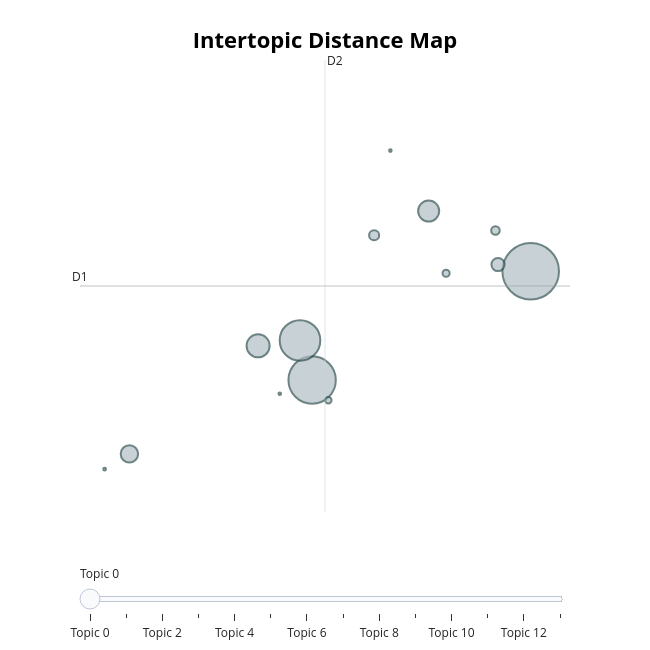
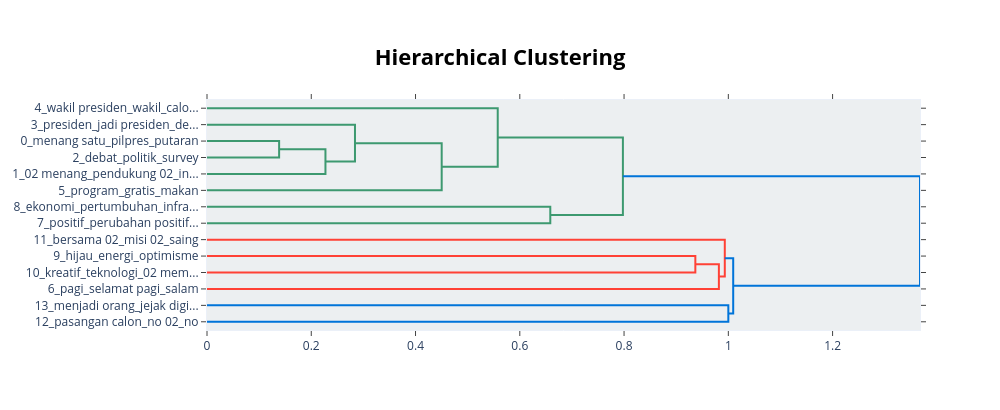
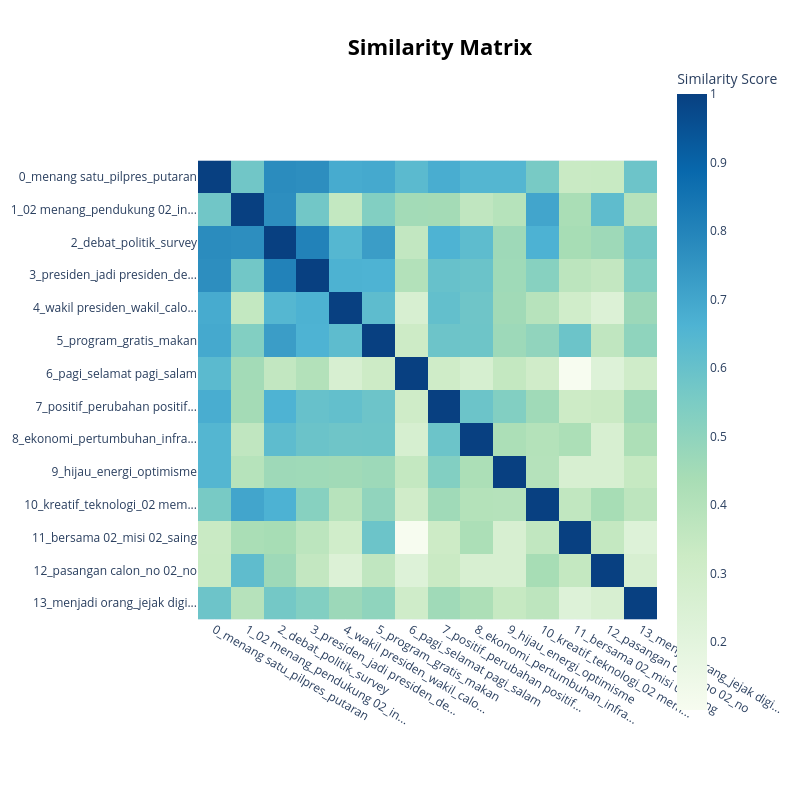

Write notebook code for charts like these, in order.
### Code cell
df_positive = df_02[df_02['predicted_label'] == 'POSITIVE']
run_topic_modeling(df_positive, group_name='POSITIVE')

### Figure 1 — Plotly figure (JSON) as saved in the notebook; plotly's stock layout.template omitted (floating-point values rounded to 4 significant figures)
{"data": [{"customdata": [[0, "menang satu | pilpres | putaran | menang satu putaran | satu putaran", 5888], [1, "02 menang | pendukung 02 | in 02 | all in 02 | dukung 02", 4128], [2, "debat | politik | survey | video | ga", 3031], [3, "presiden | jadi presiden | demokrasi | ahy | menjadi presiden", 978], [4, "wakil presiden | wakil | calon presiden | calon wakil presiden | calon wakil", 815], [5, "program | gratis | makan | makan siang | siang", 555], [6, "pagi | selamat pagi | salam | dong | selamat", 319], [7, "positif | perubahan positif | membawa perubahan | negatif | positif bagi", 188], [8, "ekonomi | pertumbuhan | infrastruktur | menciptakan | pembangunan", 134], [9, "hijau | energi | optimisme | soal | optimis", 93], [10, "kreatif | teknologi | 02 memang | kampanye paslon 02 | emang the", 76], [11, "bersama 02 | misi 02 | saing | inklusif | setiap", 13], [12, "pasangan calon | no 02 | no | kontribusi | lingkungan", 12], [13, "menjadi orang | jejak digital | pendirian | aku ga | digital", 12]], "hovertemplate": "<b>Topic %{customdata[0]}</b><br>%{customdata[1]}<br>Size: %{customdata[2]}", "legendgroup": "", "marker": {"color": "#B0BEC5", "line": {"color": "DarkSlateGrey", "width": 2}, "size": [5888, 4128, 3031, 978, 815, 555, 319, 188, 134, 93, 76, 13, 12, 12], "sizemode": "area", "sizeref": 3.68, "symbol": "circle"}, "mode": "markers", "name": "", "orientation": "v", "showlegend": false, "type": "scatter", "x": [2.998, 0.4971, 0.3582, -0.1211, 1.83, -1.593, 2.623, 1.206, 2.594, 2.03, 0.6823, -1.877, 0.1267, 1.392], "xaxis": "x", "y": [9.738, 7.548, 8.345, 8.237, 10.95, 6.058, 9.874, 10.46, 10.56, 9.699, 7.14, 5.75, 7.272, 12.17], "yaxis": "y"}], "layout": {"annotations": [{"showarrow": false, "text": "D1", "x": -2.159, "y": 9.441, "yshift": 10}, {"showarrow": false, "text": "D2", "x": 0.6443, "xshift": 10, "y": 14.0}], "height": 650, "hoverlabel": {"bgcolor": "white", "font": {"family": "Rockwell", "size": 16}}, "legend": {"itemsizing": "constant", "tracegroupgap": 0}, "margin": {"t": 60}, "shapes": [{"line": {"color": "#CFD8DC", "width": 2}, "type": "line", "x0": 0.6443, "x1": 0.6443, "y0": 4.888, "y1": 14.0}, {"line": {"color": "#9E9E9E", "width": 2}, "type": "line", "x0": -2.159, "x1": 3.447, "y0": 9.441, "y1": 9.441}], "sliders": [{"active": 0, "pad": {"t": 50}, "steps": [{"args": [{"marker.color": [["red", "#B0BEC5", "#B0BEC5", "#B0BEC5", "#B0BEC5", "#B0BEC5", "#B0BEC5", "#B0BEC5", "#B0BEC5", "#B0BEC5", "#B0BEC5", "#B0BEC5", "#B0BEC5", "#B0BEC5"]]}], "label": "Topic 0", "method": "update"}, {"args": [{"marker.color": [["#B0BEC5", "red", "#B0BEC5", "#B0BEC5", "#B0BEC5", "#B0BEC5", "#B0BEC5", "#B0BEC5", "#B0BEC5", "#B0BEC5", "#B0BEC5", "#B0BEC5", "#B0BEC5", "#B0BEC5"]]}], "label": "Topic 1", "method": "update"}, {"args": [{"marker.color": [["#B0BEC5", "#B0BEC5", "red", "#B0BEC5", "#B0BEC5", "#B0BEC5", "#B0BEC5", "#B0BEC5", "#B0BEC5", "#B0BEC5", "#B0BEC5", "#B0BEC5", "#B0BEC5", "#B0BEC5"]]}], "label": "Topic 2", "method": "update"}, {"args": [{"marker.color": [["#B0BEC5", "#B0BEC5", "#B0BEC5", "red", "#B0BEC5", "#B0BEC5", "#B0BEC5", "#B0BEC5", "#B0BEC5", "#B0BEC5", "#B0BEC5", "#B0BEC5", "#B0BEC5", "#B0BEC5"]]}], "label": "Topic 3", "method": "update"}, {"args": [{"marker.color": [["#B0BEC5", "#B0BEC5", "#B0BEC5", "#B0BEC5", "red", "#B0BEC5", "#B0BEC5", "#B0BEC5", "#B0BEC5", "#B0BEC5", "#B0BEC5", "#B0BEC5", "#B0BEC5", "#B0BEC5"]]}], "label": "Topic 4", "method": "update"}, {"args": [{"marker.color": [["#B0BEC5", "#B0BEC5", "#B0BEC5", "#B0BEC5", "#B0BEC5", "red", "#B0BEC5", "#B0BEC5", "#B0BEC5", "#B0BEC5", "#B0BEC5", "#B0BEC5", "#B0BEC5", "#B0BEC5"]]}], "label": "Topic 5", "method": "update"}, {"args": [{"marker.color": [["#B0BEC5", "#B0BEC5", "#B0BEC5", "#B0BEC5", "#B0BEC5", "#B0BEC5", "red", "#B0BEC5", "#B0BEC5", "#B0BEC5", "#B0BEC5", "#B0BEC5", "#B0BEC5", "#B0BEC5"]]}], "label": "Topic 6", "method": "update"}, {"args": [{"marker.color": [["#B0BEC5", "#B0BEC5", "#B0BEC5", "#B0BEC5", "#B0BEC5", "#B0BEC5", "#B0BEC5", "red", "#B0BEC5", "#B0BEC5", "#B0BEC5", "#B0BEC5", "#B0BEC5", "#B0BEC5"]]}], "label": "Topic 7", "method": "update"}, {"args": [{"marker.color": [["#B0BEC5", "#B0BEC5", "#B0BEC5", "#B0BEC5", "#B0BEC5", "#B0BEC5", "#B0BEC5", "#B0BEC5", "red", "#B0BEC5", "#B0BEC5", "#B0BEC5", "#B0BEC5", "#B0BEC5"]]}], "label": "Topic 8", "method": "update"}, {"args": [{"marker.color": [["#B0BEC5", "#B0BEC5", "#B0BEC5", "#B0BEC5", "#B0BEC5", "#B0BEC5", "#B0BEC5", "#B0BEC5", "#B0BEC5", "red", "#B0BEC5", "#B0BEC5", "#B0BEC5", "#B0BEC5"]]}], "label": "Topic 9", "method": "update"}, {"args": [{"marker.color": [["#B0BEC5", "#B0BEC5", "#B0BEC5", "#B0BEC5", "#B0BEC5", "#B0BEC5", "#B0BEC5", "#B0BEC5", "#B0BEC5", "#B0BEC5", "red", "#B0BEC5", "#B0BEC5", "#B0BEC5"]]}], "label": "Topic 10", "method": "update"}, {"args": [{"marker.color": [["#B0BEC5", "#B0BEC5", "#B0BEC5", "#B0BEC5", "#B0BEC5", "#B0BEC5", "#B0BEC5", "#B0BEC5", "#B0BEC5", "#B0BEC5", "#B0BEC5", "red", "#B0BEC5", "#B0BEC5"]]}], "label": "Topic 11", "method": "update"}, {"args": [{"marker.color": [["#B0BEC5", "#B0BEC5", "#B0BEC5", "#B0BEC5", "#B0BEC5", "#B0BEC5", "#B0BEC5", "#B0BEC5", "#B0BEC5", "#B0BEC5", "#B0BEC5", "#B0BEC5", "red", "#B0BEC5"]]}], "label": "Topic 12", "method": "update"}, {"args": [{"marker.color": [["#B0BEC5", "#B0BEC5", "#B0BEC5", "#B0BEC5", "#B0BEC5", "#B0BEC5", "#B0BEC5", "#B0BEC5", "#B0BEC5", "#B0BEC5", "#B0BEC5", "#B0BEC5", "#B0BEC5", "red"]]}], "label": "Topic 13", "method": "update"}]}], "title": {"font": {"color": "Black", "size": 22}, "text": "<b>Intertopic Distance Map</b>", "x": 0.5, "xanchor": "center", "y": 0.95, "yanchor": "top"}, "width": 650, "xaxis": {"anchor": "y", "domain": [0, 1], "range": [-2.159, 3.447], "title": {"text": ""}, "visible": false}, "yaxis": {"anchor": "x", "domain": [0, 1], "range": [4.888, 14.0], "title": {"text": ""}, "visible": false}}}

### Figure 2 — Plotly figure (JSON) as saved in the notebook; plotly's stock layout.template omitted (floating-point values rounded to 4 significant figures)
{"data": [{"hoverinfo": "text", "marker": {"color": "rgb(61,153,112)"}, "mode": "lines", "type": "scatter", "x": [0.0, 0.1383, 0.1383, 0.0], "xaxis": "x", "y": [-25.0, -25.0, -35.0, -35.0], "yaxis": "y"}, {"hoverinfo": "text", "marker": {"color": "rgb(61,153,112)"}, "mode": "lines", "type": "scatter", "x": [0.1383, 0.2272, 0.2272, 0.0], "xaxis": "x", "y": [-30.0, -30.0, -45.0, -45.0], "yaxis": "y"}, {"hoverinfo": "text", "marker": {"color": "rgb(61,153,112)"}, "mode": "lines", "type": "scatter", "x": [0.0, 0.2839, 0.2839, 0.2272], "xaxis": "x", "y": [-15.0, -15.0, -37.5, -37.5], "yaxis": "y"}, {"hoverinfo": "text", "marker": {"color": "rgb(61,153,112)"}, "mode": "lines", "type": "scatter", "x": [0.2839, 0.4502, 0.4502, 0.0], "xaxis": "x", "y": [-26.25, -26.25, -55.0, -55.0], "yaxis": "y"}, {"hoverinfo": "text", "marker": {"color": "rgb(61,153,112)"}, "mode": "lines", "type": "scatter", "x": [0.0, 0.5577, 0.5577, 0.4502], "xaxis": "x", "y": [-5.0, -5.0, -40.62, -40.62], "yaxis": "y"}, {"hoverinfo": "text", "marker": {"color": "rgb(61,153,112)"}, "mode": "lines", "type": "scatter", "x": [0.0, 0.6585, 0.6585, 0.0], "xaxis": "x", "y": [-65.0, -65.0, -75.0, -75.0], "yaxis": "y"}, {"hoverinfo": "text", "marker": {"color": "rgb(61,153,112)"}, "mode": "lines", "type": "scatter", "x": [0.5577, 0.7978, 0.7978, 0.6585], "xaxis": "x", "y": [-22.81, -22.81, -70.0, -70.0], "yaxis": "y"}, {"hoverinfo": "text", "marker": {"color": "rgb(255,65,54)"}, "mode": "lines", "type": "scatter", "x": [0.0, 0.9367, 0.9367, 0.0], "xaxis": "x", "y": [-95.0, -95.0, -105.0, -105.0], "yaxis": "y"}, {"hoverinfo": "text", "marker": {"color": "rgb(255,65,54)"}, "mode": "lines", "type": "scatter", "x": [0.9367, 0.9819, 0.9819, 0.0], "xaxis": "x", "y": [-100.0, -100.0, -115.0, -115.0], "yaxis": "y"}, {"hoverinfo": "text", "marker": {"color": "rgb(255,65,54)"}, "mode": "lines", "type": "scatter", "x": [0.0, 0.9932, 0.9932, 0.9819], "xaxis": "x", "y": [-85.0, -85.0, -107.5, -107.5], "yaxis": "y"}, {"hoverinfo": "text", "marker": {"color": "rgb(0,116,217)"}, "mode": "lines", "type": "scatter", "x": [0.0, 1.0, 1.0, 0.0], "xaxis": "x", "y": [-125.0, -125.0, -135.0, -135.0], "yaxis": "y"}, {"hoverinfo": "text", "marker": {"color": "rgb(0,116,217)"}, "mode": "lines", "type": "scatter", "x": [0.9932, 1.009, 1.009, 1.0], "xaxis": "x", "y": [-96.25, -96.25, -130.0, -130.0], "yaxis": "y"}, {"hoverinfo": "text", "marker": {"color": "rgb(0,116,217)"}, "mode": "lines", "type": "scatter", "x": [0.7978, 1.368, 1.368, 1.009], "xaxis": "x", "y": [-46.41, -46.41, -113.1, -113.1], "yaxis": "y"}], "layout": {"autosize": false, "height": 410, "hoverlabel": {"bgcolor": "white", "font": {"family": "Rockwell", "size": 16}}, "hovermode": "closest", "plot_bgcolor": "#ECEFF1", "showlegend": false, "title": {"font": {"color": "Black", "size": 22}, "text": "<b>Hierarchical Clustering</b>", "x": 0.5, "xanchor": "center", "yanchor": "top"}, "width": 1000, "xaxis": {"mirror": "allticks", "rangemode": "tozero", "showgrid": false, "showline": true, "showticklabels": true, "ticks": "outside", "type": "linear", "zeroline": false}, "yaxis": {"mirror": "allticks", "range": [-140, 0], "rangemode": "tozero", "showgrid": false, "showline": true, "showticklabels": true, "tickmode": "array", "ticks": "outside", "ticktext": ["4_wakil presiden_wakil_calo...", "3_presiden_jadi presiden_de...", "0_menang satu_pilpres_putaran", "2_debat_politik_survey", "1_02 menang_pendukung 02_in...", "5_program_gratis_makan", "8_ekonomi_pertumbuhan_infra...", "7_positif_perubahan positif...", "11_bersama 02_misi 02_saing", "9_hijau_energi_optimisme", "10_kreatif_teknologi_02 mem...", "6_pagi_selamat pagi_salam", "13_menjadi orang_jejak digi...", "12_pasangan calon_no 02_no"], "tickvals": [-5, -15, -25, -35, -45, -55, -65, -75, -85, -95, -105, -115, -125, -135], "type": "linear", "zeroline": false}}}

### Figure 3 — Plotly figure (JSON) as saved in the notebook; plotly's stock layout.template omitted (floating-point values rounded to 4 significant figures; data arrays with more than 128 entries replaced by an {"elided": "..."} marker saying what was removed)
{"data": [{"coloraxis": "coloraxis", "hovertemplate": "x: %{x}<br>y: %{y}<br>Similarity Score: %{z}<extra></extra>", "name": "0", "type": "heatmap", "x": ["0_menang satu_pilpres_putaran", "1_02 menang_pendukung 02_in...", "2_debat_politik_survey", "3_presiden_jadi presiden_de...", "4_wakil presiden_wakil_calo...", "5_program_gratis_makan", "6_pagi_selamat pagi_salam", "7_positif_perubahan positif...", "8_ekonomi_pertumbuhan_infra...", "9_hijau_energi_optimisme", "10_kreatif_teknologi_02 mem...", "11_bersama 02_misi 02_saing", "12_pasangan calon_no 02_no", "13_menjadi orang_jejak digi..."], "xaxis": "x", "y": ["0_menang satu_pilpres_putaran", "1_02 menang_pendukung 02_in...", "2_debat_politik_survey", "3_presiden_jadi presiden_de...", "4_wakil presiden_wakil_calo...", "5_program_gratis_makan", "6_pagi_selamat pagi_salam", "7_positif_perubahan positif...", "8_ekonomi_pertumbuhan_infra...", "9_hijau_energi_optimisme", "10_kreatif_teknologi_02 mem...", "11_bersama 02_misi 02_saing", "12_pasangan calon_no 02_no", "13_menjadi orang_jejak digi..."], "yaxis": "y", "z": {"elided": "14x14 float values"}}], "layout": {"coloraxis": {"colorbar": {"title": {"text": "Similarity Score"}}, "colorscale": [[0, "rgb(247,252,240)"], [0.125, "rgb(224,243,219)"], [0.25, "rgb(204,235,197)"], [0.375, "rgb(168,221,181)"], [0.5, "rgb(123,204,196)"], [0.625, "rgb(78,179,211)"], [0.75, "rgb(43,140,190)"], [0.875, "rgb(8,104,172)"], [1, "rgb(8,64,129)"]]}, "height": 800, "hoverlabel": {"bgcolor": "white", "font": {"family": "Rockwell", "size": 16}}, "legend": {"title": {"text": "Trend"}}, "margin": {"t": 60}, "showlegend": true, "title": {"font": {"color": "Black", "size": 22}, "text": "<b>Similarity Matrix</b>", "x": 0.55, "xanchor": "center", "y": 0.95, "yanchor": "top"}, "width": 800, "xaxis": {"anchor": "y", "constrain": "domain", "domain": [0, 1], "scaleanchor": "y"}, "yaxis": {"anchor": "x", "autorange": "reversed", "constrain": "domain", "domain": [0, 1]}}}
